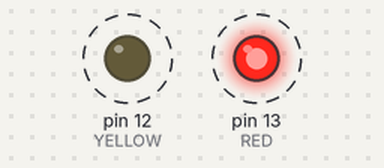
Simulated run of this sketch. Board: Arduino Uno, built with avr-gcc and run on an emulated ATmega328P. Shown: output pins drawn as LEDs (lit = HIGH). Dashed ring = blinking.

Above: at 0.5 s.
Timing chart, 0 to 4.6 s (numbered marks = the images above):
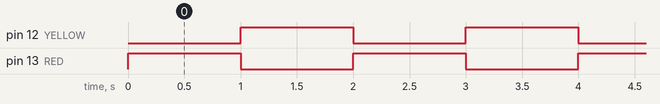

Measured:
- by itself, pin 12 (YELLOW), pin 13 (RED): alternates HIGH for 1.0 s and LOW for 1.0 s

The sketch:

blink03.ino
```cpp
// (licence header left out)
// Hardware Used (To build two circuits)
// - PC with Arduino IDE
// - UNO R3 with Cable 1 PCS
// - 2 Leds 5 PCS (Blue, Red)
// - 830 Tie-Points BreadBoard 1 PCS
// - 65 Jumper Wire 1 PCS (~6 Used)
// - Resistor 100 PCS (2 Used)

#define RED 13                  // The pin the RED is connected to
#define YELLOW 12               // The pin the YELLOW is connected to

void setup() {
  pinMode(RED, OUTPUT);         // Declare the RED as an output
  pinMode(YELLOW, OUTPUT);      // Declare the YELLOW as an output
}

void loop() {
  digitalWrite(RED, HIGH);      // sets the digital pin RED on
  digitalWrite(YELLOW, LOW);    // sets the digital pin RED off
  delay(1000);                  // waits for a second
  digitalWrite(RED, LOW);       // sets the digital pin RED off
  digitalWrite(YELLOW, HIGH);   // sets the digital pin YELLOW on
  delay(1000);                  // waits for a second
}
```
